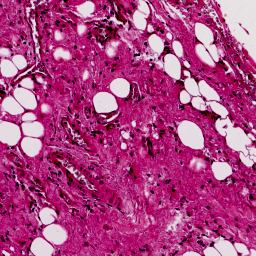
#> input picture hes_input.png, 256 x 256 px; its folder holds only this picture in this run
$ python -i otsu.py   (imports and definitions only)
#> lines starting #> are read from the running program, lines starting #| are printed output that depends on the picture; after the words box and inside, x2 and y2 are one past the last pixel; in counts of white or black regions, pixels touching at a corner belong together
import os
import math
import openslide
import numpy as np
import matplotlib.pyplot as plt
import cv2

folder = "/gold/data_feasibility"
# [1 line that did not run here, left out]

level = 2

def compute_tissue_mask(img_rgb):
    img_np = np.array(img_rgb)
    hsv = cv2.cvtColor(img_np, cv2.COLOR_RGB2HSV)
#> hsv: shape (256, 256, 3); mean H, S, V 157.8, 169, 173.3
    sat = hsv[:, :, 1]
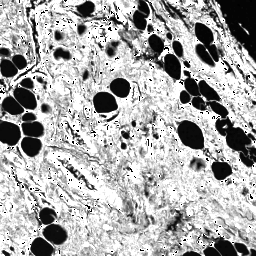
#> sat: shape (256, 256); min 0, max 255, mean 169
    _, mask = cv2.threshold(sat, 0, 255, cv2.THRESH_BINARY + cv2.THRESH_OTSU)
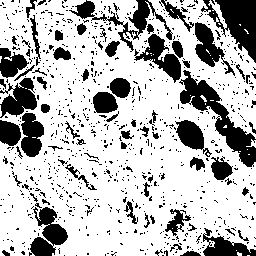
#> mask: shape (256, 256); 72.2% white; 845 black regions (767 under 20 px), largest, box (x1, y1, x2, y2) and area: (179, 70, 256, 167) 2017, (201, 0, 256, 63) 1675, (69, 0, 173, 52) 1121
    kernel = np.ones((5, 5), np.uint8)
    mask = cv2.morphologyEx(mask, cv2.MORPH_CLOSE, kernel)
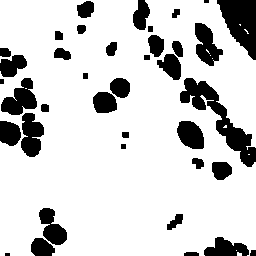
#> mask: shape (256, 256); 81.8% white; 38 black regions (2 under 20 px), largest, box (x1, y1, x2, y2) and area: (180, 78, 256, 167) 1845, (217, 0, 256, 60) 1448, (1, 78, 37, 115) 767
    mask = cv2.morphologyEx(mask, cv2.MORPH_OPEN, kernel)
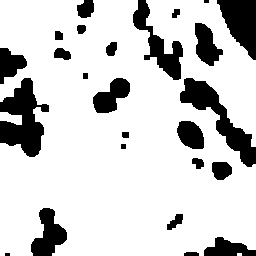
#> mask: shape (256, 256); 80.8% white; 25 black regions (2 under 20 px), largest, box (x1, y1, x2, y2) and area: (0, 78, 49, 157) 2156, (180, 78, 256, 167) 1957, (217, 0, 256, 60) 1460
    return mask

# [1 line that did not run here, left out]
cols = 4
# [1 line that did not run here, left out]

# [40 lines not run here, left out]

>>> import cv2
>>> picture = cv2.cvtColor(cv2.imread('hes_input.png'), cv2.COLOR_BGR2RGB)
>>> result = compute_tissue_mask(picture)
